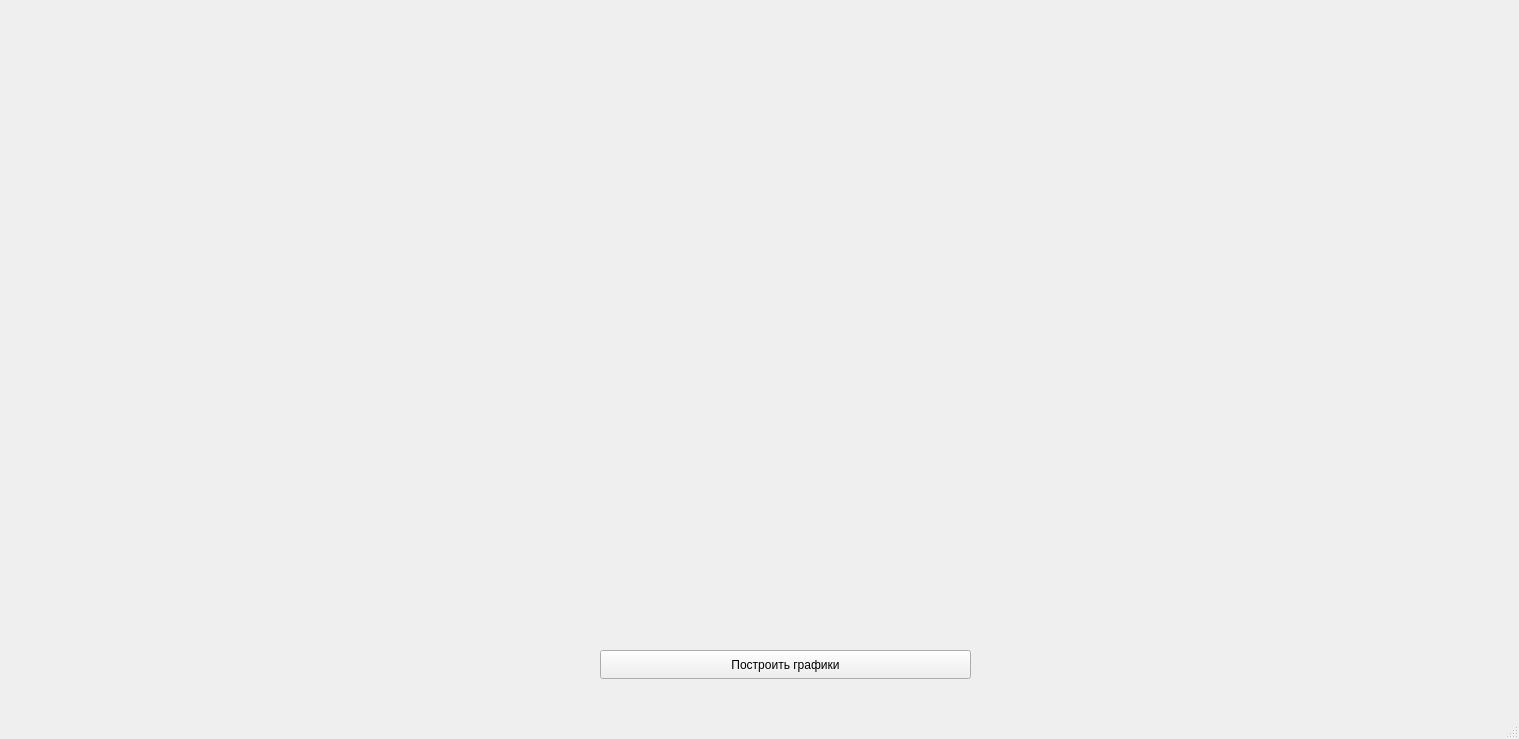
<?xml version="1.0" encoding="UTF-8"?>
<ui version="4.0">
 <class>MainWindow</class>
 <widget class="QMainWindow" name="MainWindow">
  <property name="geometry">
   <rect>
    <x>0</x>
    <y>0</y>
    <width>1519</width>
    <height>739</height>
   </rect>
  </property>
  <property name="windowTitle">
   <string>MainWindow</string>
  </property>
  <widget class="QWidget" name="centralwidget">
   <widget class="QPushButton" name="pushButton">
    <property name="geometry">
     <rect>
      <x>600</x>
      <y>650</y>
      <width>371</width>
      <height>29</height>
     </rect>
    </property>
    <property name="text">
     <string>Построить графики</string>
    </property>
   </widget>
   <widget class="QCustomPlot" name="widget" native="true">
    <property name="geometry">
     <rect>
      <x>20</x>
      <y>10</y>
      <width>651</width>
      <height>351</height>
     </rect>
    </property>
   </widget>
   <widget class="QCustomPlot" name="widget_2" native="true">
    <property name="geometry">
     <rect>
      <x>700</x>
      <y>10</y>
      <width>651</width>
      <height>351</height>
     </rect>
    </property>
   </widget>
  </widget>
  <widget class="QMenuBar" name="menubar">
   <property name="geometry">
    <rect>
     <x>0</x>
     <y>0</y>
     <width>1519</width>
     <height>26</height>
    </rect>
   </property>
  </widget>
  <widget class="QStatusBar" name="statusbar"/>
 </widget>
 <customwidgets>
  <customwidget>
   <class>QCustomPlot</class>
   <extends>QWidget</extends>
   <header>qcustomplot.h</header>
   <container>1</container>
  </customwidget>
 </customwidgets>
 <resources/>
 <connections/>
</ui>
